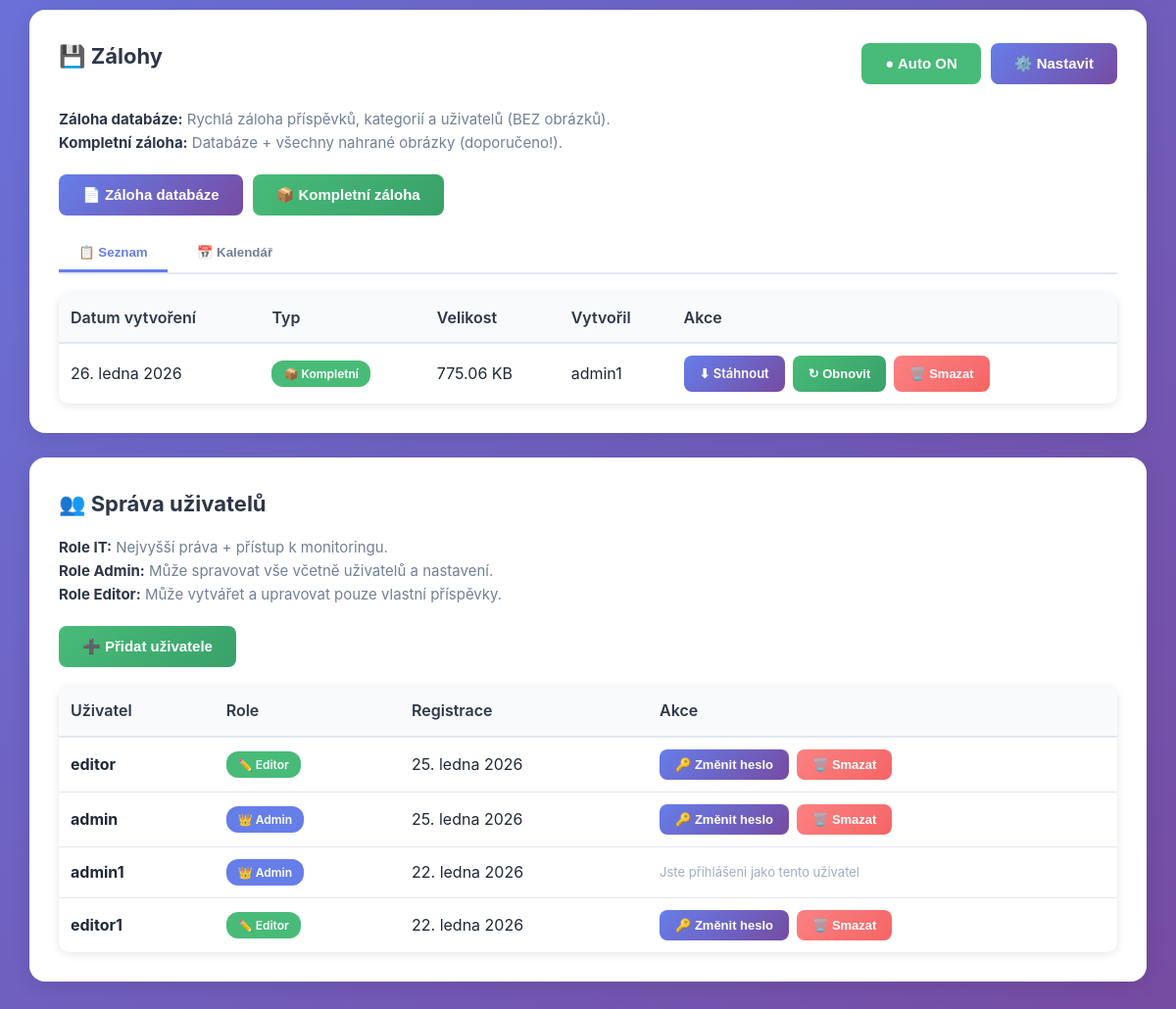
The app's page /admin/settings.php (signed in, lower part), older data.
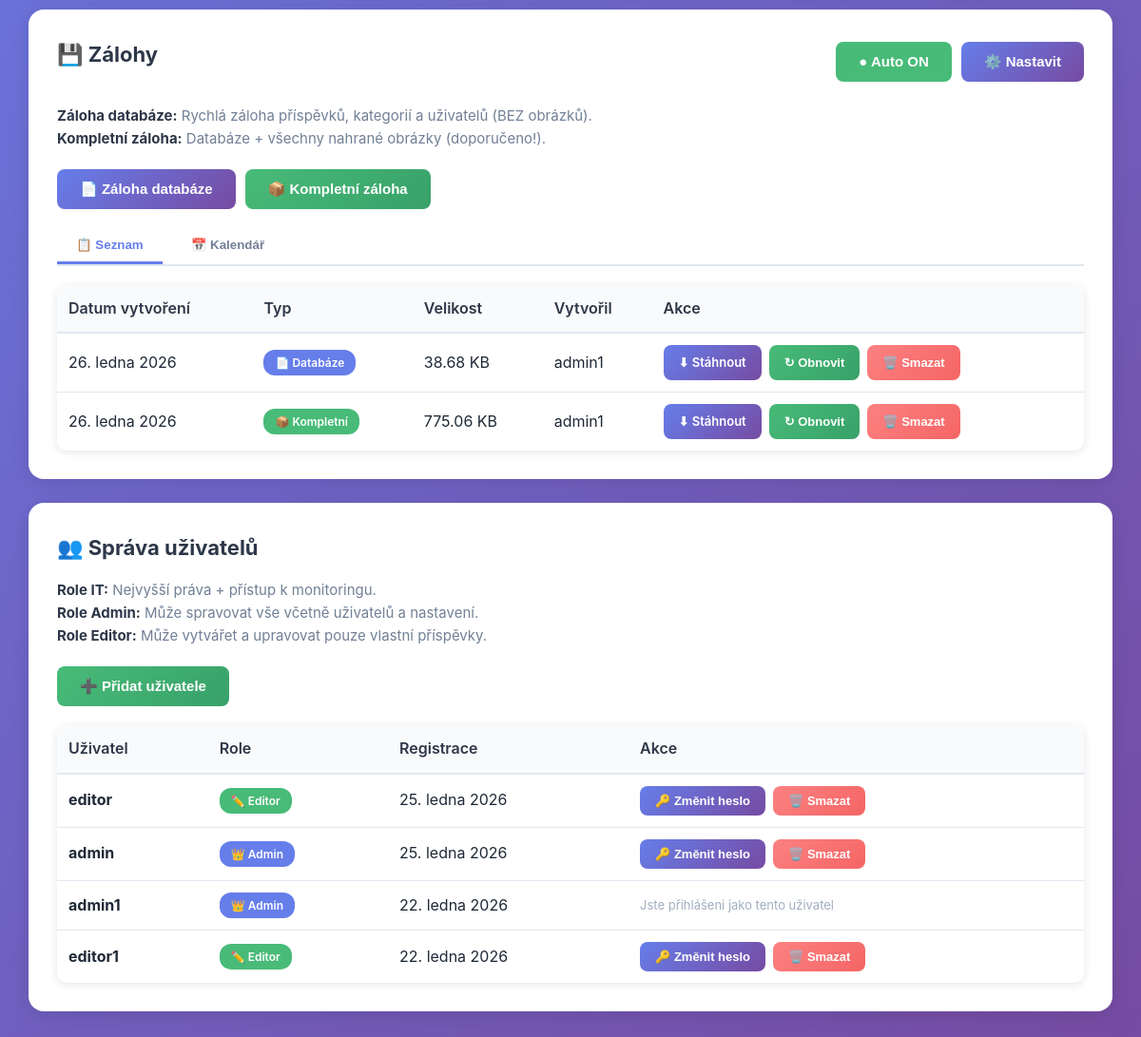
The same page, newer data.
### tables this page shows
CREATE TABLE `backups` (
  `id` int(11) NOT NULL AUTO_INCREMENT,
  `filename` varchar(255) NOT NULL,
  `filepath` varchar(255) NOT NULL,
  `size_bytes` bigint(20) DEFAULT NULL,
  `type` enum('database','full') DEFAULT 'database',
  `created_by` int(11) DEFAULT NULL,
  `created_at` timestamp NOT NULL DEFAULT CURRENT_TIMESTAMP,
  `last_restored_at` datetime DEFAULT NULL,
  PRIMARY KEY (`id`),
  KEY `created_by` (`created_by`),
  KEY `idx_created` (`created_at`),
  CONSTRAINT `backups_ibfk_1` FOREIGN KEY (`created_by`) REFERENCES `users` (`id`) ON DELETE SET NULL
);

CREATE TABLE `users` (
  `id` int(11) NOT NULL AUTO_INCREMENT,
  `username` varchar(50) NOT NULL,
  `password` varchar(255) NOT NULL,
  `email` varchar(100) DEFAULT NULL,
  `role` enum('admin','editor') DEFAULT 'editor',
  `created_at` timestamp NOT NULL DEFAULT CURRENT_TIMESTAMP,
  `last_login` timestamp NULL DEFAULT NULL,
  PRIMARY KEY (`id`),
  UNIQUE KEY `username` (`username`),
  KEY `idx_username` (`username`)
);

### includes/database.class.php (called while the page is built, shortened)
<?php
class Database {
    private $connection;
    private $stmt;
    public function __construct() {
        $dsn = 'mysql:host=' . DB_HOST . ';dbname=' . DB_NAME . ';charset=' . DB_CHARSET;
        $options = [
            PDO::ATTR_ERRMODE => PDO::ERRMODE_EXCEPTION,
            PDO::ATTR_DEFAULT_FETCH_MODE => PDO::FETCH_ASSOC,
            PDO::ATTR_EMULATE_PREPARES => false,
            PDO::MYSQL_ATTR_INIT_COMMAND => "SET NAMES utf8mb4 COLLATE utf8mb4_unicode_ci"
        ];
        try {
            $this->connection = new PDO($dsn, DB_USER, DB_PASS, $options);
        } catch (PDOException $e) {
            $this->error = $e->getMessage();
            $this->logError('Database Connection', $e->getMessage());
            die('Chyba připojení k databázi. Zkontrolujte konfiguraci.');
        }
    }
    public function query($sql) {
    try {
        $this->stmt = $this->connection->prepare($sql);
        return $this;
    } catch (PDOException $e) {
        $this->logError('Query Prepare', $e->getMessage());
        $this->stmt = null;
        return $this;
    }
}
    public function bind($param, $value, $type = null) {
        if (is_null($type)) {
            switch (true) {
                case is_int($value):
                    $type = PDO::PARAM_INT;
                    break;
                default:
                    $type = PDO::PARAM_STR;
            }
        }
        $this->stmt->bindValue($param, $value, $type);
        return $this;
    }
    public function execute() {
        try {
            return $this->stmt->execute();
        } catch (PDOException $e) {
            $this->logError('Query Execute', $e->getMessage());
            return false;
        }
    }
    public function fetchAll() {
    $this->execute();
    return $this->stmt->fetchAll();
    }
    public function fetch() {
        $this->execute();
        return $this->stmt->fetch();
    }
}
?>

### includes/backup.class.php (called while the page is built, shortened)
<?php
class Backup {
    private $db;
    public function __construct() {
        global $db;
        $this->db = $db;
        $this->backupDir = BACKUPS_PATH;
    }
    public function listBackups() {
        $this->db->query(
            "SELECT b.*, u.username as created_by_name
             FROM backups b
             LEFT JOIN users u ON b.created_by = u.id
             ORDER BY b.created_at DESC"
        );
        return $this->db->fetchAll();
    }
}
?>

### config.php (called while the page is built, shortened)
<?php
require_once INCLUDES_PATH . 'database.class.php';
require_once INCLUDES_PATH . 'backup.class.php';
$db = new Database();
require_once INCLUDES_PATH . 'helpers.php';
?>

### includes/helpers.php (called while the page is built, shortened)
<?php
function formatDate($date, $format = 'j. n. Y') {
    $months = [
        1 => 'ledna', 2 => 'února', 3 => 'března', 4 => 'dubna',
        5 => 'května', 6 => 'června', 7 => 'července', 8 => 'srpna',
        9 => 'září', 10 => 'října', 11 => 'listopadu', 12 => 'prosince'
    ];
    $timestamp = is_numeric($date) ? $date : strtotime($date);
    $day = date('j', $timestamp);
    $month = $months[(int)date('n', $timestamp)];
    $year = date('Y', $timestamp);
    return "$day. $month $year";
}
function e($text) {
    return htmlspecialchars($text, ENT_QUOTES, 'UTF-8');
}
function formatBytes($bytes, $precision = 2) {
    $units = ['B', 'KB', 'MB', 'GB', 'TB'];
    for ($i = 0; $bytes > 1024 && $i < count($units) - 1; $i++) {
        $bytes /= 1024;
    }
    return round($bytes, $precision) . ' ' . $units[$i];
}
?>

### admin/settings.php (the view, shortened to what the rows shown need)
<?php
require_once '../config.php';
$backup = new Backup();
$backups = $backup->listBackups();
$db3 = new Database();
$db3->query("
    SELECT b.*,
           CASE
               WHEN b.created_by = 0 OR b.created_by IS NULL THEN 'Systém'
               ELSE u.username
           END as created_by_name
    FROM backups b
    LEFT JOIN users u ON b.created_by = u.id
    ORDER BY b.created_at DESC
");
$backups = $db3->fetchAll();
$db = new Database();
$db->query("SELECT id, username, role, created_at FROM users ORDER BY created_at DESC");
$users = $db->fetchAll();
$db->query("SELECT id, username, role FROM users WHERE id = :id");
$db->bind(':id', $_SESSION['user_id']);
$currentUser = $db->fetch();
?>
<!DOCTYPE html>
<html lang="cs">
<head>
    <link rel="stylesheet" href="<?= ASSETS_URL ?>css/admin.css">
</head>
<body>
    <div class="container">
<div class="card" id="backups">
    <div style="display: flex; justify-content: space-between; align-items: center; margin-bottom: 20px;">
        <h2>💾 Zálohy</h2>
    </div>
    <div id="backupListView">
        <?php if (empty($backups)): ?>
            <div class="empty-state">
                <div class="empty-state-icon">📭</div>
                <p>Zatím žádné zálohy</p>
            </div>
        <?php else:
            $page = isset($_GET['backup_page']) ? (int)$_GET['backup_page'] : 1;
            $perPage = 5;
            $offset = ($page - 1) * $perPage;
            $pagedBackups = array_slice($backups, $offset, $perPage);
        ?>
            <table class="table">
                <thead>
                    <tr>
                        <th>Datum vytvoření</th>
                        <th>Typ</th>
                        <th>Velikost</th>
                        <th>Vytvořil</th>
                        <th>Akce</th>
                    </tr>
                </thead>
                <tbody>
                    <?php foreach ($pagedBackups as $b): ?>
                        <tr <?= $b['last_restored_at'] ? 'style="background: #f0fff4;"' : '' ?>>
                            <td>
                                <?= formatDate($b['created_at']) ?>
                            </td>
                            <td>
                                <?php if (isset($b['type']) && $b['type'] === 'full'): ?>
                                    <span class="badge" style="background: #48bb78; color: white;">📦 Kompletní</span>
                                <?php else: ?>
                                    <span class="badge" style="background: #667eea; color: white;">📄 Databáze</span>
                                <?php endif; ?>
                            </td>
                            <td><?= formatBytes($b['size_bytes']) ?></td>
                            <td><?= e($b['created_by_name'] ?? 'Systém') ?></td>
                            <td>
                                <div class="table-actions">
                                    <a href="download_backup.php?id=<?= $b['id'] ?>" class="btn btn-primary btn-small">⬇ Stáhnout</a>
                                    <button onclick="openRestoreModal(<?= $b['id'] ?>, '<?= e($b['filename']) ?>', '<?= formatDate($b['created_at']) ?>')" class="btn btn-success btn-small">↻ Obnovit</button>
                                    <button onclick="openDeleteBackupModal(<?= $b['id'] ?>, '<?= e($b['filename']) ?>')" class="btn btn-danger btn-small">🗑️ Smazat</button>
                                </div>
                            </td>
                        </tr>
                    <?php endforeach; ?>
                </tbody>
            </table>
        <?php endif; ?>
    </div>
</div>
        <?php if ($currentUser['role'] === 'admin' || $currentUser['role'] === 'it'): ?>
        <div class="card">
            <h2>👥 Správa uživatelů</h2>
            <table class="table">
                <thead>
                    <tr>
                        <th>Uživatel</th>
                        <th>Role</th>
                        <th>Registrace</th>
                        <th>Akce</th>
                    </tr>
                </thead>
                <tbody>
                    <?php foreach ($users as $user): ?>
                        <tr>
                            <td><strong><?= e($user['username']) ?></strong></td>
                            <td>
                                <span class="badge badge-<?= $user['role'] ?>">
                                    <?php
                                    if ($user['role'] === 'it') {
                                        echo '🔧 IT';
                                    } elseif ($user['role'] === 'admin') {
                                        echo '👑 Admin';
                                    } else {
                                        echo '✏️ Editor';
                                    }
                                    ?>
                                </span>
                            </td>
                            <td><?= formatDate($user['created_at']) ?></td>
                            <td>
                                <div class="table-actions">
                                    <?php if ($user['id'] !== $_SESSION['user_id']): ?>
                                        <?php if ($user['role'] === 'it' && $currentUser['role'] !== 'it'): ?>
                                            <span style="color: #9f7aea; font-size: 13px;">🔒 IT účet - pouze IT může upravovat</span>
                                        <?php else: ?>
                                            <button onclick="openChangePasswordModal(<?= $user['id'] ?>, '<?= e($user['username']) ?>')" class="btn btn-primary btn-small">🔑 Změnit heslo</button>
                                            <button onclick="confirmDeleteUser(<?= $user['id'] ?>, '<?= e($user['username']) ?>')" class="btn btn-danger btn-small">🗑️ Smazat</button>
                                        <?php endif; ?>
                                    <?php else: ?>
                                        <span style="color: #a0aec0; font-size: 13px;">Jste přihlášeni jako tento uživatel</span>
                                    <?php endif; ?>
                                </div>
                            </td>
                        </tr>
                    <?php endforeach; ?>
                </tbody>
            </table>
        </div>
        <?php endif; ?>
    </div>
</body>
</html>

Row changes from the older to the newer data that the page shows:
added backups: created_at "26. ledna 2026", type "📄 Databáze", size_bytes "38.68 KB", created_by.username "admin1"
